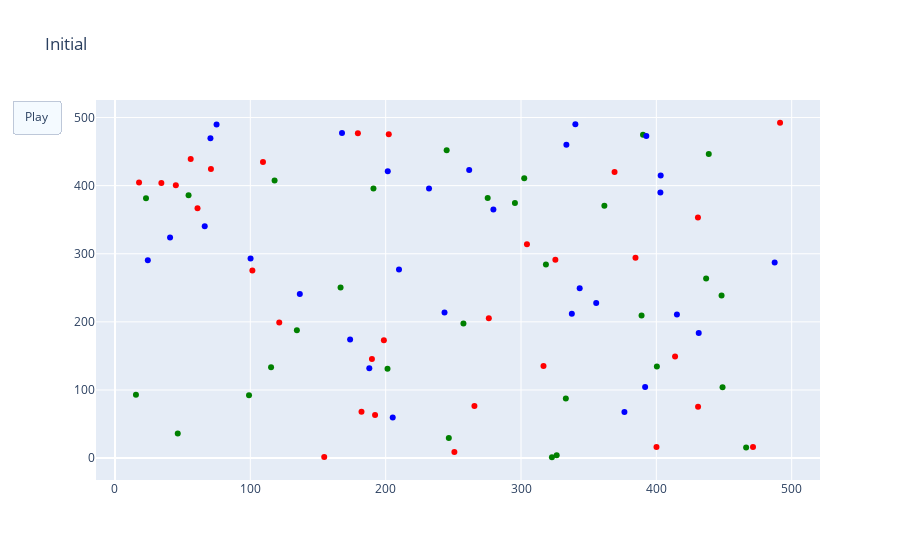

Notebook cell for this chart:
### Code cell
import plotly.graph_objects as go

fig1 = go.Figure(
    data=[go.Scatter(
        x=df.Xi.values, 
        y=df.Yi.values, 
        mode='markers', 
        marker={'color': df.color.values})
         ],
    layout=go.Layout(
        #xaxis=dict(range=[0, 5], autorange=False),
        #yaxis=dict(range=[0, 5], autorange=False),
        title="Initial",
        updatemenus=[dict(
            type="buttons",
            buttons=[dict(label="Play",
                          method="animate",
                          args=[None])])]
    ),
    frames=[go.Frame(data=[go.Scatter(
        x=df.Xf.values, 
        y=df.Yf.values, 
        mode='markers', 
        marker={'color': df.color.values})],
                     layout=go.Layout(title_text="final"))]
)

fig1.show()

### Figure 1 — Plotly figure (JSON) as saved in the notebook; plotly's stock layout.template omitted (floating-point values rounded to 4 significant figures)
{"data": [{"marker": {"color": ["red", "red", "red", "red", "red", "red", "red", "red", "red", "red", "red", "red", "red", "red", "red", "red", "red", "red", "red", "red", "red", "red", "red", "red", "red", "red", "red", "red", "red", "red", "green", "green", "green", "green", "green", "green", "green", "green", "green", "green", "green", "green", "green", "green", "green", "green", "green", "green", "green", "green", "green", "green", "green", "green", "green", "green", "green", "green", "green", "green", "blue", "blue", "blue", "blue", "blue", "blue", "blue", "blue", "blue", "blue", "blue", "blue", "blue", "blue", "blue", "blue", "blue", "blue", "blue", "blue", "blue", "blue", "blue", "blue", "blue", "blue", "blue", "blue", "blue", "blue"]}, "mode": "markers", "type": "scatter", "x": [109.4, 55.96, 369.1, 491.4, 34.29, 316.6, 265.6, 430.7, 61.0, 189.9, 304.4, 400.1, 70.9, 198.7, 179.5, 250.8, 430.8, 413.8, 276.2, 471.4, 154.6, 182.1, 101.5, 121.4, 44.98, 384.6, 17.79, 202.3, 325.4, 192.2, 448.9, 257.5, 322.8, 115.3, 134.4, 436.8, 99.04, 46.4, 448.2, 466.3, 15.5, 22.93, 400.4, 361.6, 275.4, 191.0, 333.1, 302.4, 326.4, 295.5, 438.7, 54.37, 201.4, 389.1, 166.7, 245.1, 246.7, 390.1, 117.9, 318.4, 403.0, 343.4, 100.2, 40.7, 173.7, 487.4, 376.4, 209.8, 205.2, 70.54, 136.6, 355.6, 337.6, 201.6, 232.0, 279.6, 431.3, 391.7, 392.6, 66.31, 261.7, 187.9, 243.5, 75.07, 340.1, 403.2, 167.7, 333.5, 415.2, 24.27], "y": [434.6, 438.9, 419.9, 492.3, 404.0, 135.2, 76.43, 353.1, 366.7, 145.6, 314.0, 16.36, 424.6, 173.0, 476.8, 9.152, 75.31, 149.0, 205.4, 16.2, 1.643, 68.02, 275.3, 199.1, 400.4, 294.2, 404.5, 475.5, 291.3, 63.42, 104.2, 197.5, 1.267, 133.6, 187.9, 263.8, 92.33, 36.06, 238.8, 15.55, 93.09, 381.5, 134.3, 370.3, 381.8, 395.9, 87.38, 410.7, 4.251, 374.5, 446.3, 385.9, 131.1, 209.4, 250.5, 452.0, 29.6, 474.6, 407.5, 284.4, 390.0, 249.4, 293.0, 324.0, 174.0, 287.1, 67.51, 276.8, 59.75, 469.6, 240.8, 227.9, 212.0, 421.0, 395.6, 364.8, 183.7, 104.3, 473.0, 340.3, 422.8, 131.9, 213.8, 489.9, 490.1, 414.8, 477.1, 460.2, 210.7, 290.3]}], "layout": {"title": {"text": "Initial"}, "updatemenus": [{"buttons": [{"args": [null], "label": "Play", "method": "animate"}], "type": "buttons"}]}}
